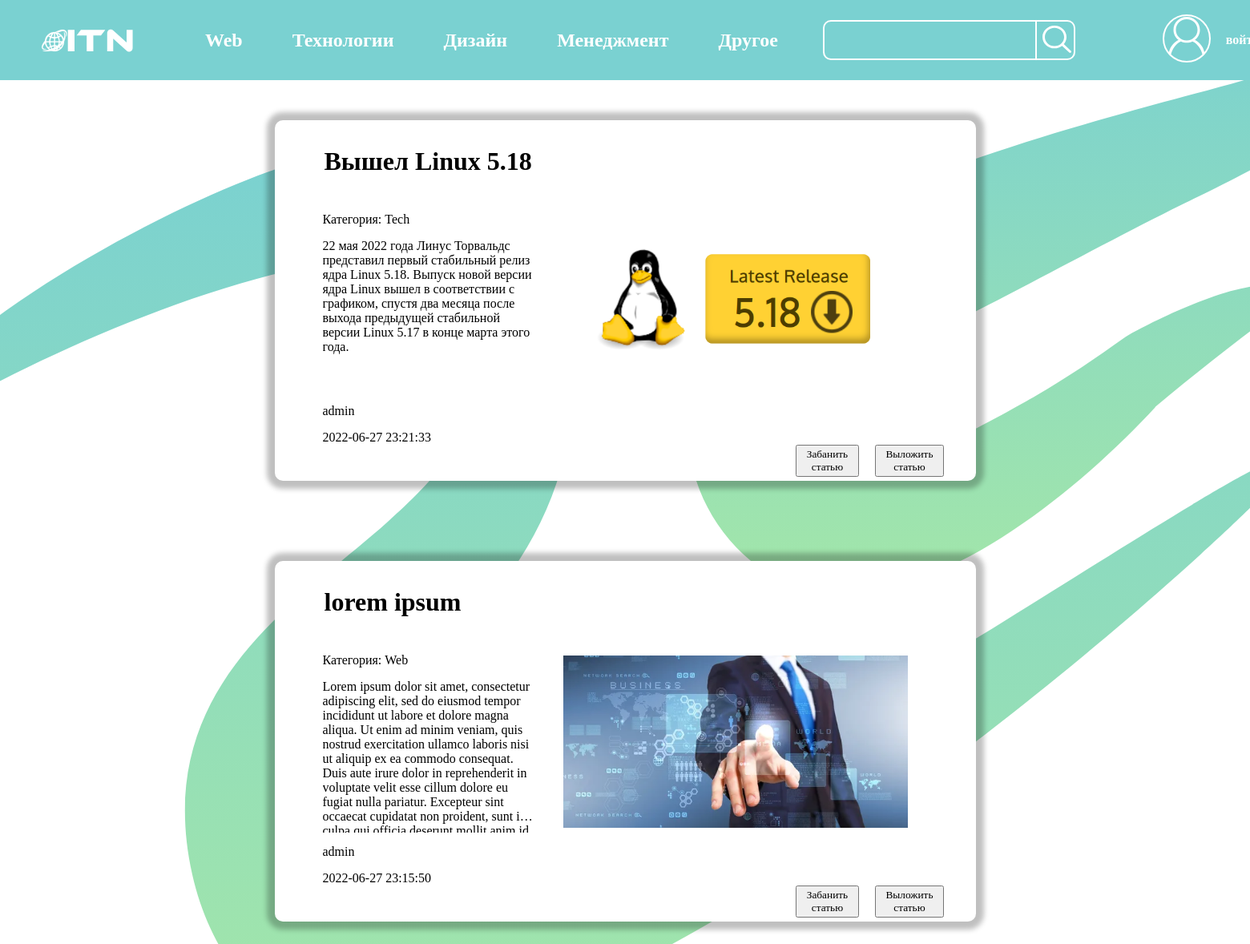
The app's page /adminpage.php with its own data.
### tables this page shows
CREATE TABLE `news` (
  `id` int(255) NOT NULL AUTO_INCREMENT,
  `title` varchar(255) NOT NULL,
  `picture` varchar(255) DEFAULT NULL,
  `text` text NOT NULL,
  `author` varchar(255) NOT NULL,
  `status` varchar(1) NOT NULL,
  `vremya` timestamp NOT NULL DEFAULT CURRENT_TIMESTAMP,
  `category` varchar(255) NOT NULL,
  PRIMARY KEY (`id`)
);

### connect/getNews.php (called while the page is built, shortened)
<?php
function getNews3()
{
    $pdo = new PDO("mysql:host = localhost;dbname=news", "root", "root");
    $statement = $pdo->prepare("SELECT * FROM news where `status`='C'");
    $statement->execute();
    $news = $statement->fetchAll(PDO::FETCH_ASSOC);
    return $news;
}

### adminpage.php (the view, shortened to what this page needs)
<!doctype html>
<html lang="en">
<head>
    <link rel="stylesheet" href="css/style.css" type="text/css">
    <link rel="stylesheet" href="css/index.css" type="text/css">
</head>
<body>
<header>
    <div class="header">
        <div class="logo_div">
            <a class="image__a" href="index.php">
                <img src="img/svg/logo.svg" class="logo">
            </a>
        </div>
        <form method="get" class="menu" action="showNews.php">
            <input type="submit" value="Web">
        </form>
        <form method="get" class="menu" action="showNews.php">
            <input type="submit" value="Технологии">
        </form>
        <form method="get" class="menu" action="showNews.php">
            <input type="submit" value="Дизайн">
        </form>
        <form method="get" class="menu" action="showNews.php">
            <input type="submit" value="Менеджмент">
        </form>
        <form method="get" class="menu" action="showNews.php">
            <input type="submit" value="Другое">
        </form>
        <form method="get" action="showNews.php" class="search">
            <input type="text" name="search" class="header__search">
            <button type="submit" class="header__btn"></button>
            <div class="header__reg">
                <?php
                if (isset($_SESSION['user']))
                {
                    echo '<a href="profile.php"><img src="img/svg/user.svg" class="user_pic"></a>
                            <p><a href="connect/logout.php">выйти</a></p>';
                }
                else
                {
                    echo '<a href="authorisation.php"><img src="img/svg/user.svg" class="user_pic"></a>
                      <p><a href="authorisation.php">войти</a></p>';
                }
                ?>
            </div>
        </form>
    </div>
</header>
<form method="post" class="form" enctype="multipart/form-data">
<div class="news-block">
    <?php
    require_once 'connect/getNews.php';
    $news = getNews3();
    foreach (array_reverse($news) as $post ):
        ?>
    <form method="post"  enctype="multipart/form-data">
    <div class="block__news">
        <div class="news__info">
            <button class="button__news" type="submit" >
                <h2 class="post_title"><?= $post['title']?></h2>
            </button>
            <p class="post__category">Категория: <?= $post['category']?></p>
            <p class="post__text" ><?= $post['text'] ?></p>
            <p class="post__author" > <?= $post['author'] ?> </p>
            <p class="post__time"><?= $post['vremya']?></p>
        </div>
        <img class="news-img" src="<?= $post['picture']?>">
        <div class="dve_knopki">
            <button type="submit" class="button1" name="<?= $post['id']; ?>">Забанить cтатью</button>
            <button type="submit" class="button1" name="<?=  'a'.$post['id']; ?>">Выложить статью</button>
        </div>
    </div>
    <?php
    endforeach;
    ?>
</div>
</form>
</body>
</html>

### css/style.css (style rules this page uses)
* { box-sizing: border-box; font-family: 'Montserrat'; }
body { margin: 0px; padding: 0px; background-image: url("../img/svg/bg2.svg"); background-repeat-x: no-repeat; background-size: 120%; background-position-y: 100px; background-position-x: center; }
.header { background-color: #7AD1D1; height: 100px; display: flex; justify-content: space-evenly; }
.image__a { display: flex; width: 150px; }
.logo_div { margin-left: 50px; }
.menu input { color: white; font-size: 24px; font-weight: 600; border: none; background: none; cursor: pointer; }
.menu { display: flex; align-items: center; margin-left: 50px; }
.search { display: flex; align-items: center; margin-left: 50px; }
.header__search { height: 50px; background-color: #7AD1D1; border: 2px solid white; outline: none; width: 270px; color: white; border-radius: 10px 0px 0px 10px; }
.header__btn::before { content: ''; background-image: url(../img/svg/lupa.svg); background-repeat: no-repeat; width: 36px; height: 34px; position: absolute; top: 5px; left: 7px; line-height: 50px; }
.header__btn { background-color: #7AD1D1; width: 50px; height: 50px; margin-left: -5px; padding-bottom: 7px; font-size: 18px; line-height: 21px; color: #FFFFFF; padding-left: 22px; position: relative; border: 2px solid white; border-radius: 0px 10px 10px 0px; cursor: pointer; }
.header__reg { display: flex; margin-left: 100px; align-items: center; width: 140px; justify-content: space-around; cursor: pointer; }
.header__reg p,a { color: white; text-decoration: none; font-weight: 600; cursor: pointer; }

### css/index.css (style rules this page uses)
.block__news { width: 875px; height: 450px; padding: 10px 10px 25px 10px; background-color: white; display: flex; flex-wrap: nowrap; flex-direction: row; box-shadow: 0px 0px 6px 10px rgb(0 0 0/25%); border-radius: 10px; padding: 5px 30px; justify-content: space-between; }
.button__news { background-color: white; border: none; cursor: pointer; }
.news-block { display: grid; margin-top: 50px; grid-template-columns: repeat(auto-fill, 875px); grid-template-rows: repeat(auto-fill , 450px); grid-gap: 100px; justify-content: center; margin-bottom: 100px; justify-items: center; align-content: center; }
.news-img { margin: auto 0px ; max-width: 430px; max-height: 400px; float: left; object-fit: cover; }
.post_title { text-align: left; margin-left: 26px; }
.news__info p { margin: 15px 30px; width: 270px; text-align: left; }
.post__text { height: 191px; -webkit-line-clamp: 10; display: -webkit-box; -webkit-box-orient: vertical; overflow: hidden; text-overflow: ellipsis; overflow: hidden; }
.post_title { font-size: 32px; max-width: 300px; -webkit-line-clamp: 2; display: -webkit-box; -webkit-box-orient: vertical; overflow: hidden; text-overflow: ellipsis; overflow: hidden; }
.dve_knopki { display: flex; margin-top: 400px; margin-left: -150px; }
.dve_knopki button { margin: 0 10px; }

### records on screen
news: title "Вышел Linux 5.18", category "Tech", text "22 мая 2022 года Линус Торвальдс представил первый стабильный релиз ядра Linux 5.18. Выпуск новой версии ядра Linux вышел в соответствии с графиком, спустя два месяца после выхода предыдущей стабильной версии Linux 5.17 в конце марта этого года.", author "admin", vremya "2022-06-27 23:21:33", picture (picture)
news: title "lorem ipsum", category "Web", text "Lorem ipsum dolor sit amet, consectetur adipiscing elit, sed do eiusmod tempor incididunt ut labore et dolore magna aliqua. Ut enim ad minim veniam, quis nostrud exercitation ullamco laboris nisi ut aliquip ex ea commodo consequat. Duis aute irure dolor in reprehenderit in voluptate velit esse cillum dolore eu fugiat nulla pariatur. Excepteur sint occaecat cupidatat non proident, sunt…", author "admin", vremya "2022-06-27 23:15:50", picture (picture)
